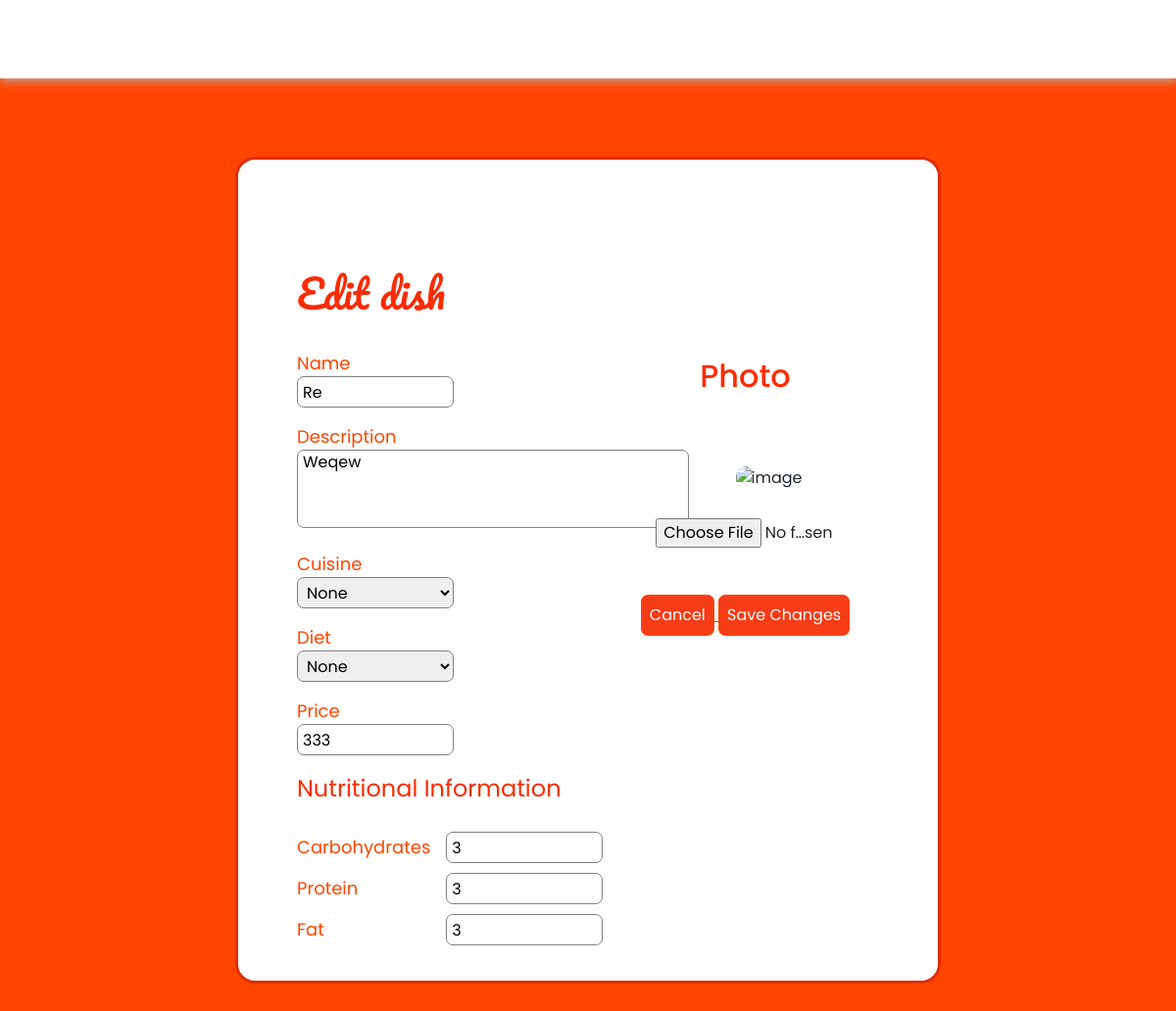
Screenshot of /editing.php?dishid=47 (signed in) with the database file from the repository.
### tables this page shows
CREATE TABLE `dishes` (
  `name` varchar(100) NOT NULL,
  `description` varchar(100) NOT NULL,
  `cuisine` varchar(100) NOT NULL,
  `diet` varchar(100) NOT NULL,
  `price` int(11) NOT NULL,
  `carbohydrates` int(11) NOT NULL,
  `protein` int(11) NOT NULL,
  `fat` int(11) NOT NULL,
  `id` int(11) NOT NULL,
  `image` varchar(100) NOT NULL,
  `chefid` varchar(100) NOT NULL
);

### editing.php (the view, shortened to what this page needs)
<?php
    require_once("config.php");
?>
<!DOCTYPE html>
<html lang="en">
  <head>
    <link
      href="https://cdn.jsdelivr.net/npm/bootstrap@5.2.2/dist/css/bootstrap.min.css"
      rel="stylesheet"
    />
    <link
      rel="stylesheet"
      href="https://cdnjs.cloudflare.com/ajax/libs/font-awesome/6.2.0/css/all.min.css"
    />
    <link rel="stylesheet" href="posting.css" />
    <link rel="stylesheet" href="navbar.css" />
    <link rel="stylesheet" href="footer.css" />
  </head>
  <body>
          <nav id="header">
      </nav>
      <?php
  $id = $_GET['dishid'];
  $sql = "SELECT * FROM dishes WHERE id = $id";
  $query = $db->prepare($sql);
  $query->execute();
  $result = $query->fetchAll(PDO::FETCH_OBJ);
  $dishname = $result[0]->name;
  $dishprice = $result[0]->price;
  $dishdescription = $result[0]->description;
  $dishimage = $result[0]->image;
  $dishdiet = $result[0]->diet;
  $dishcuisine = $result[0]->cuisine;
  $dishprotein = $result[0]->protein;
  $dishcarbohydrates = $result[0]->carbohydrates;
  $dishfat = $result[0]->fat;
  ?>
    <div class="maincontainer">
      <div class="container">
        <div class="row w-100">
          <h1
            align-text="left"
            style="color: #fa2c02; font-family: 'Pacifico', sans-serif"
            class="pt-4 ms-5 mt-5"
          >
            Edit dish
          </h1>
          <div class="col-lg col-sm-12">
            <form action = "process_edit.php" method="POST" enctype="multipart/form-data">
            <div class="row">
            <div class="col-xl-6 col-xs-12">
              <div class="input-container ps-5 my-3">
                <label for="name">Name</label><br />
                <input type="text" id="name" name="name" value="<?php echo $dishname ?>" /><br />
              </div>
              <div class="input-container ps-5 my-3">
                <label for="desc">Description</label><br />
                <textarea type="text" id="desc" name="desc" placeholder=""><?php echo $dishdescription ?></textarea><br />
              </div>
              <div class="input-container ps-5 my-3">
                <label for="cuisine">Cuisine</label><br />
                <select id="cuisine" name="cuisine">
                  <option value="none" <?php echo ($dishcuisine == "none")?"selected":""; ?>>None</option>
  </select>
                <br />
              </div>
              <div class="input-container ps-5 my-3">
                <label for="diet">Diet</label><br />
                <select id="diet" name="diet">
                  <option value="none" <?php echo ($dishdiet == "none")?"selected":""; ?>>None</option>
                </select>
                <br />
              </div>
              <div class="input-container ps-5 my-3">
                <label for="price">Price</label><br />
                <input type="number" id="price" name="price" value="<?php echo $dishprice ?>"/><br />
              </div>
              <div class="input-container ps-5 my-3">
                <div class="my-3" style="font-size: x-large; color: #fa2c02">
                  Nutritional Information
                </div>
                <p>
                  <label for="carbs" class="pe-3">Carbohydrates</label>
                  <input type="number" id="carbs" name="carbs" value="<?php echo $dishcarbohydrates ?>"/><br />
                </p>
                <p>
                  <label for="protein">Protein</label>
                  <input type="number" id="protein" name="protein" value="<?php echo $dishprotein ?>"/><br />
                </p>
                <p>
                  <label for="fat">Fat</label>
                  <input type="number" id="fat" name="fat" value="<?php echo $dishfat ?>" /><br />
                </p>
              </div>
  </div>
            <div class="col-xl-6 col-xs-12">
            <div class="col-lg col-sm-12 text-sm-center">
            <div class="w-100">
              <h2 class="py-4" style="color: #fa2c02">Photo</h2>
              <div class="imagecontainer mt-5 ms-5" id="imagecontainer">
                  <img src="ImageUploads/<?php echo $dishimage ?>" alt="image" id="image" class="image" style="object-fit:contain; max-width: 100%; max-height:100%; border-radius: 10px; width:300px;"/>
                </div>
                <input type="file" name="image" class="photo-file" id="image_input"/>
              <div class="container-fluid">
                <div class="mt-5 text-center">
                  <a href="account.php">
                  <button class="clear-btn">
                    Cancel
                  </button>
              </a>
                  <button name='submit' class="post-btn" type="submit">Save Changes</button>
                </div>
              </div>
            </div>
            </div>
            </div>
            </div>
            </form>
          </div>
        </div>
      </div>
    </div>
  </body>
</html>

### posting.css (style rules this page uses)
* { font-family: "Poppins", sans-serif; }
body { overflow-x: hidden; background-color: orangered; }
.maincontainer { background: white; width: 60vw; height: auto; display: flex; flex-direction: column; justify-content: center; margin: auto; margin-top: 20vh; border-radius: 20px; margin-bottom: 10vh; border: 3px solid #e12d09; }
input, textarea, select { height: 2rem; width: 10rem; border: 1px solid gray; border-radius: 7px; text-indent: 5px; }
textarea { height: 5rem; width: 25rem; }
form { display: table; border-collapse: separate; border-spacing: 0 10px; margin: 0; padding: 0; }
p { display: table-row; }
p > label, p > input { display: table-cell; }
.container { border-radius: 7px; margin-top: 5vh; }
.input-container { text-align: left; }
label { font-size: large; color: orangered; }
.post-btn { color: white; background-color: #f73d18; border: 1px solid orangered; padding: 0.5em; border-radius: 7px; }
.clear-btn { color: white; background-color: #f73d18; border: 1px solid orangered; padding: 0.5em; border-radius: 7px; }
.photo-file { width: 60%; height: 100%; border: none; margin-top: 5px; }

### navbar.css (style rules this page uses)
* { padding: 0; margin: 0; text-decoration: none; list-style: none; box-sizing: border-box; }
nav { background: white; height: 80px; width: 100%; position: sticky; box-shadow: 1px 1px 10px 1px rgb(182, 182, 182); z-index: 999; position: fixed; top: 0; }

### footer.css (style rules this page uses)
* { padding: 0; margin: 0; text-decoration: none; list-style: none; box-sizing: border-box; }
p, span, address, h2, .footer a { text-decoration: none; font-family: "Poppins", sans-serif; }

### rows the page displays
dishes: name "Re", desc "Weqew", cuisine "None", diet "None", price "333", carbs "3", protein "3", fat "3"
